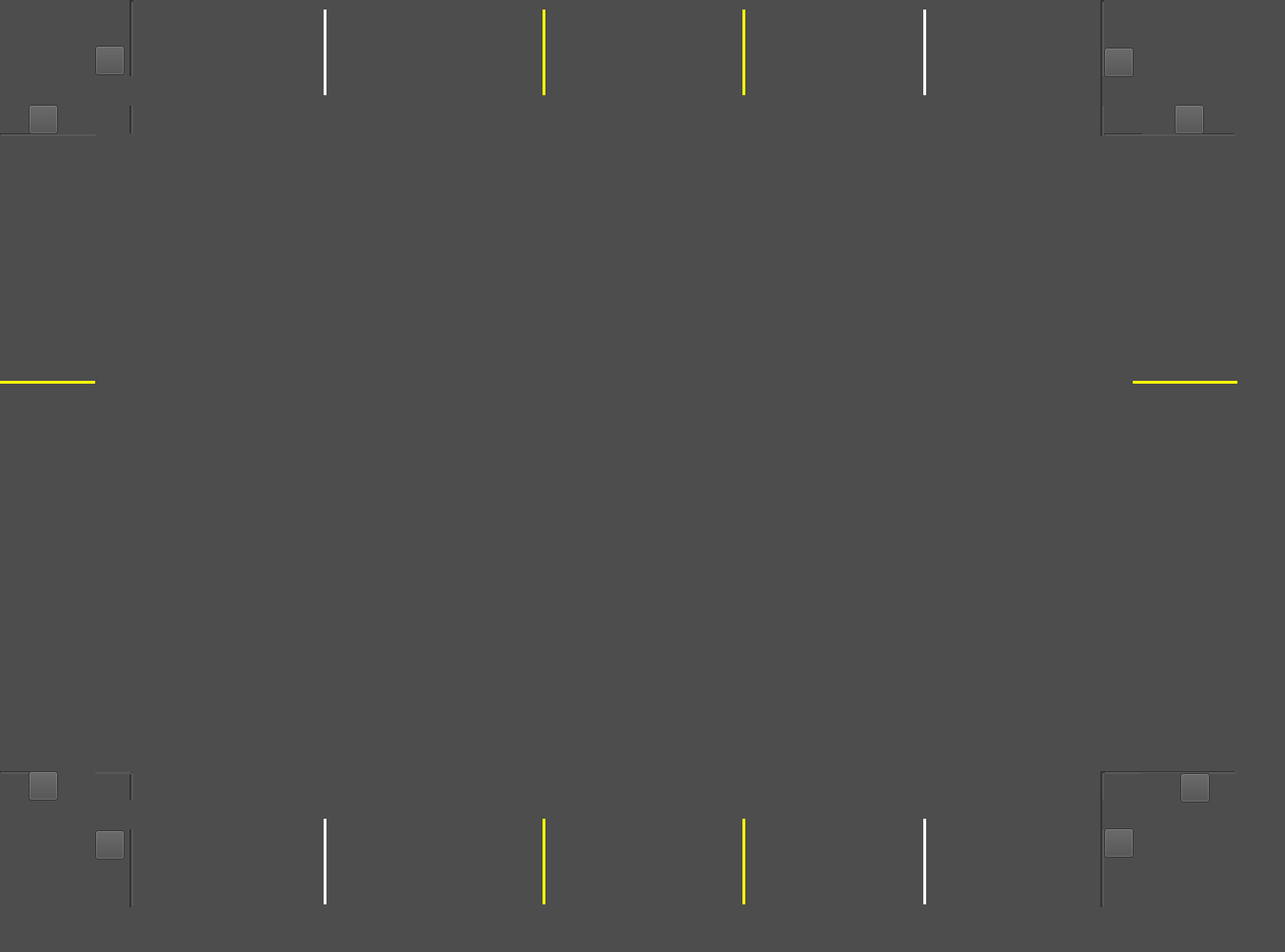
<?xml version="1.0" encoding="UTF-8"?>
<ui version="4.0">
 <class>MainWindow</class>
 <widget class="QMainWindow" name="MainWindow">
  <property name="geometry">
   <rect>
    <x>0</x>
    <y>0</y>
    <width>1350</width>
    <height>1000</height>
   </rect>
  </property>
  <property name="windowTitle">
   <string>MainWindow</string>
  </property>
  <property name="styleSheet">
   <string notr="true">background-color: rgb(77, 77, 77);</string>
  </property>
  <widget class="QWidget" name="centralwidget">
   <widget class="Line" name="line">
    <property name="geometry">
     <rect>
      <x>130</x>
      <y>0</y>
      <width>16</width>
      <height>143</height>
     </rect>
    </property>
    <property name="acceptDrops">
     <bool>false</bool>
    </property>
    <property name="autoFillBackground">
     <bool>false</bool>
    </property>
    <property name="styleSheet">
     <string notr="true">color: rgb(255, 255, 255);</string>
    </property>
    <property name="lineWidth">
     <number>2</number>
    </property>
    <property name="orientation">
     <enum>Qt::Vertical</enum>
    </property>
   </widget>
   <widget class="Line" name="line_2">
    <property name="geometry">
     <rect>
      <x>130</x>
      <y>810</y>
      <width>16</width>
      <height>143</height>
     </rect>
    </property>
    <property name="styleSheet">
     <string notr="true">color: rgb(255, 255, 255);</string>
    </property>
    <property name="lineWidth">
     <number>2</number>
    </property>
    <property name="orientation">
     <enum>Qt::Vertical</enum>
    </property>
   </widget>
   <widget class="Line" name="line_3">
    <property name="geometry">
     <rect>
      <x>1150</x>
      <y>810</y>
      <width>16</width>
      <height>143</height>
     </rect>
    </property>
    <property name="styleSheet">
     <string notr="true">color: rgb(255, 255, 255);</string>
    </property>
    <property name="lineWidth">
     <number>2</number>
    </property>
    <property name="orientation">
     <enum>Qt::Vertical</enum>
    </property>
   </widget>
   <widget class="Line" name="line_4">
    <property name="geometry">
     <rect>
      <x>1150</x>
      <y>0</y>
      <width>16</width>
      <height>143</height>
     </rect>
    </property>
    <property name="styleSheet">
     <string notr="true">color: rgb(255, 255, 255);</string>
    </property>
    <property name="lineWidth">
     <number>2</number>
    </property>
    <property name="orientation">
     <enum>Qt::Vertical</enum>
    </property>
   </widget>
   <widget class="Line" name="line_5">
    <property name="geometry">
     <rect>
      <x>0</x>
      <y>140</y>
      <width>138</width>
      <height>3</height>
     </rect>
    </property>
    <property name="lineWidth">
     <number>2</number>
    </property>
    <property name="orientation">
     <enum>Qt::Horizontal</enum>
    </property>
   </widget>
   <widget class="Line" name="line_6">
    <property name="geometry">
     <rect>
      <x>0</x>
      <y>810</y>
      <width>138</width>
      <height>3</height>
     </rect>
    </property>
    <property name="lineWidth">
     <number>2</number>
    </property>
    <property name="orientation">
     <enum>Qt::Horizontal</enum>
    </property>
   </widget>
   <widget class="Line" name="line_7">
    <property name="geometry">
     <rect>
      <x>1160</x>
      <y>810</y>
      <width>138</width>
      <height>3</height>
     </rect>
    </property>
    <property name="lineWidth">
     <number>2</number>
    </property>
    <property name="orientation">
     <enum>Qt::Horizontal</enum>
    </property>
   </widget>
   <widget class="Line" name="line_8">
    <property name="geometry">
     <rect>
      <x>1160</x>
      <y>140</y>
      <width>138</width>
      <height>3</height>
     </rect>
    </property>
    <property name="layoutDirection">
     <enum>Qt::LeftToRight</enum>
    </property>
    <property name="lineWidth">
     <number>2</number>
    </property>
    <property name="orientation">
     <enum>Qt::Horizontal</enum>
    </property>
   </widget>
   <widget class="Line" name="line_9">
    <property name="geometry">
     <rect>
      <x>570</x>
      <y>10</y>
      <width>3</width>
      <height>90</height>
     </rect>
    </property>
    <property name="styleSheet">
     <string notr="true">color: rgb(251, 255, 8);
border: 2px solid;
border-color: rgb(251, 255, 8);</string>
    </property>
    <property name="orientation">
     <enum>Qt::Vertical</enum>
    </property>
   </widget>
   <widget class="Line" name="line_10">
    <property name="geometry">
     <rect>
      <x>780</x>
      <y>10</y>
      <width>3</width>
      <height>90</height>
     </rect>
    </property>
    <property name="styleSheet">
     <string notr="true">color: rgb(251, 255, 8);
border: 2px solid;
border-color: rgb(251, 255, 8);</string>
    </property>
    <property name="orientation">
     <enum>Qt::Vertical</enum>
    </property>
   </widget>
   <widget class="Line" name="line_11">
    <property name="geometry">
     <rect>
      <x>340</x>
      <y>10</y>
      <width>3</width>
      <height>90</height>
     </rect>
    </property>
    <property name="styleSheet">
     <string notr="true">border: 2px solid;
border-color: rgb(255, 255, 255);</string>
    </property>
    <property name="orientation">
     <enum>Qt::Vertical</enum>
    </property>
   </widget>
   <widget class="Line" name="line_12">
    <property name="geometry">
     <rect>
      <x>970</x>
      <y>10</y>
      <width>3</width>
      <height>90</height>
     </rect>
    </property>
    <property name="styleSheet">
     <string notr="true">border: 2px solid;
border-color: rgb(255, 255, 255);</string>
    </property>
    <property name="orientation">
     <enum>Qt::Vertical</enum>
    </property>
   </widget>
   <widget class="QLabel" name="SP1A">
    <property name="geometry">
     <rect>
      <x>100</x>
      <y>80</y>
      <width>40</width>
      <height>31</height>
     </rect>
    </property>
    <property name="text">
     <string>&lt;html&gt;&lt;head/&gt;&lt;body&gt;&lt;p&gt;&lt;img src=&quot;:/PeatonalRojo/Peatonales/SR.png&quot;/&gt;&lt;/p&gt;&lt;/body&gt;&lt;/html&gt;</string>
    </property>
   </widget>
   <widget class="QLabel" name="SP1B">
    <property name="geometry">
     <rect>
      <x>1158</x>
      <y>80</y>
      <width>41</width>
      <height>31</height>
     </rect>
    </property>
    <property name="text">
     <string>&lt;html&gt;&lt;head/&gt;&lt;body&gt;&lt;p&gt;&lt;img src=&quot;:/PeatonalRojo/Peatonales/SR.png&quot;/&gt;&lt;/p&gt;&lt;/body&gt;&lt;/html&gt;</string>
    </property>
   </widget>
   <widget class="QLabel" name="PTNorte">
    <property name="geometry">
     <rect>
      <x>142</x>
      <y>100</y>
      <width>1011</width>
      <height>41</height>
     </rect>
    </property>
    <property name="text">
     <string>&lt;html&gt;&lt;head/&gt;&lt;body&gt;&lt;p&gt;&lt;img src=&quot;:/PeatonalRojo/Peatonales/Rojo.png&quot;/&gt;&lt;img src=&quot;:/PRojo2/PTBlanco2.png&quot;/&gt;&lt;/p&gt;&lt;/body&gt;&lt;/html&gt;</string>
    </property>
   </widget>
   <widget class="QLabel" name="Sur1">
    <property name="geometry">
     <rect>
      <x>200</x>
      <y>0</y>
      <width>51</width>
      <height>101</height>
     </rect>
    </property>
    <property name="text">
     <string>&lt;html&gt;&lt;head/&gt;&lt;body&gt;&lt;p&gt;&lt;img src=&quot;:/VehicularRojo/Vehiculares/SurDrcRojo.png&quot;/&gt;&lt;/p&gt;&lt;/body&gt;&lt;/html&gt;</string>
    </property>
   </widget>
   <widget class="QLabel" name="Sur2">
    <property name="geometry">
     <rect>
      <x>450</x>
      <y>0</y>
      <width>31</width>
      <height>101</height>
     </rect>
    </property>
    <property name="text">
     <string>&lt;html&gt;&lt;head/&gt;&lt;body&gt;&lt;p&gt;&lt;img src=&quot;:/VehicularRojo/Vehiculares/SurRojo.png&quot;/&gt;&lt;/p&gt;&lt;/body&gt;&lt;/html&gt;</string>
    </property>
   </widget>
   <widget class="QLabel" name="SP2A">
    <property name="geometry">
     <rect>
      <x>60</x>
      <y>110</y>
      <width>40</width>
      <height>31</height>
     </rect>
    </property>
    <property name="text">
     <string>&lt;html&gt;&lt;head/&gt;&lt;body&gt;&lt;p&gt;&lt;img src=&quot;:/PeatonalRojo/Peatonales/SR.png&quot;/&gt;&lt;/p&gt;&lt;/body&gt;&lt;/html&gt;</string>
    </property>
   </widget>
   <widget class="QLabel" name="SP2B">
    <property name="geometry">
     <rect>
      <x>60</x>
      <y>810</y>
      <width>40</width>
      <height>31</height>
     </rect>
    </property>
    <property name="text">
     <string>&lt;html&gt;&lt;head/&gt;&lt;body&gt;&lt;p&gt;&lt;img src=&quot;:/PeatonalRojo/Peatonales/SR.png&quot;/&gt;&lt;/p&gt;&lt;/body&gt;&lt;/html&gt;</string>
    </property>
   </widget>
   <widget class="QLabel" name="PTOeste">
    <property name="geometry">
     <rect>
      <x>100</x>
      <y>140</y>
      <width>51</width>
      <height>671</height>
     </rect>
    </property>
    <property name="text">
     <string>&lt;html&gt;&lt;head/&gt;&lt;body&gt;&lt;p&gt;&lt;img src=&quot;:/PeatonalRojo/Peatonales/RojoVertical.png&quot;/&gt;&lt;/p&gt;&lt;/body&gt;&lt;/html&gt;</string>
    </property>
   </widget>
   <widget class="QLabel" name="SP3A">
    <property name="geometry">
     <rect>
      <x>100</x>
      <y>840</y>
      <width>40</width>
      <height>31</height>
     </rect>
    </property>
    <property name="text">
     <string>&lt;html&gt;&lt;head/&gt;&lt;body&gt;&lt;p&gt;&lt;img src=&quot;:/PeatonalRojo/Peatonales/SR.png&quot;/&gt;&lt;/p&gt;&lt;/body&gt;&lt;/html&gt;</string>
    </property>
   </widget>
   <widget class="QLabel" name="SP3B">
    <property name="geometry">
     <rect>
      <x>1158</x>
      <y>840</y>
      <width>40</width>
      <height>31</height>
     </rect>
    </property>
    <property name="text">
     <string>&lt;html&gt;&lt;head/&gt;&lt;body&gt;&lt;p&gt;&lt;img src=&quot;:/PeatonalRojo/Peatonales/SR.png&quot;/&gt;&lt;/p&gt;&lt;/body&gt;&lt;/html&gt;</string>
    </property>
   </widget>
   <widget class="QLabel" name="PTSur">
    <property name="geometry">
     <rect>
      <x>140</x>
      <y>810</y>
      <width>1011</width>
      <height>41</height>
     </rect>
    </property>
    <property name="text">
     <string>&lt;html&gt;&lt;head/&gt;&lt;body&gt;&lt;p&gt;&lt;img src=&quot;:/PeatonalRojo/Peatonales/Rojo.png&quot;/&gt;&lt;/p&gt;&lt;/body&gt;&lt;/html&gt;</string>
    </property>
   </widget>
   <widget class="QLabel" name="PTEste">
    <property name="geometry">
     <rect>
      <x>1152</x>
      <y>150</y>
      <width>51</width>
      <height>651</height>
     </rect>
    </property>
    <property name="text">
     <string>&lt;html&gt;&lt;head/&gt;&lt;body&gt;&lt;p&gt;&lt;img src=&quot;:/PeatonalRojo/Peatonales/RojoVertical.png&quot;/&gt;&lt;/p&gt;&lt;/body&gt;&lt;/html&gt;</string>
    </property>
   </widget>
   <widget class="QLabel" name="SP4A">
    <property name="geometry">
     <rect>
      <x>1200</x>
      <y>110</y>
      <width>41</width>
      <height>31</height>
     </rect>
    </property>
    <property name="text">
     <string>&lt;html&gt;&lt;head/&gt;&lt;body&gt;&lt;p&gt;&lt;img src=&quot;:/PeatonalRojo/Peatonales/SR.png&quot;/&gt;&lt;/p&gt;&lt;/body&gt;&lt;/html&gt;</string>
    </property>
   </widget>
   <widget class="QLabel" name="SP4B">
    <property name="geometry">
     <rect>
      <x>1200</x>
      <y>812</y>
      <width>41</width>
      <height>31</height>
     </rect>
    </property>
    <property name="text">
     <string>&lt;html&gt;&lt;head/&gt;&lt;body&gt;&lt;p&gt;&lt;img src=&quot;:/PeatonalRojo/Peatonales/SR.png&quot;/&gt;&lt;/p&gt;&lt;/body&gt;&lt;/html&gt;</string>
    </property>
   </widget>
   <widget class="QLabel" name="Norte1">
    <property name="geometry">
     <rect>
      <x>880</x>
      <y>0</y>
      <width>31</width>
      <height>101</height>
     </rect>
    </property>
    <property name="text">
     <string>&lt;html&gt;&lt;head/&gt;&lt;body&gt;&lt;p&gt;&lt;img src=&quot;:/VehicularRojo/Vehiculares/NorteRojo.png&quot;/&gt;&lt;/p&gt;&lt;/body&gt;&lt;/html&gt;</string>
    </property>
   </widget>
   <widget class="QLabel" name="Norte2">
    <property name="geometry">
     <rect>
      <x>1060</x>
      <y>0</y>
      <width>31</width>
      <height>101</height>
     </rect>
    </property>
    <property name="text">
     <string>&lt;html&gt;&lt;head/&gt;&lt;body&gt;&lt;p&gt;&lt;img src=&quot;:/VehicularRojo/Vehiculares/NorteRojo.png&quot;/&gt;&lt;/p&gt;&lt;/body&gt;&lt;/html&gt;</string>
    </property>
   </widget>
   <widget class="QLabel" name="IzqSur">
    <property name="geometry">
     <rect>
      <x>670</x>
      <y>0</y>
      <width>31</width>
      <height>101</height>
     </rect>
    </property>
    <property name="text">
     <string>&lt;html&gt;&lt;head/&gt;&lt;body&gt;&lt;p&gt;&lt;img src=&quot;:/VehicularRojo/Vehiculares/IzqSurRojo.png&quot;/&gt;&lt;/p&gt;&lt;/body&gt;&lt;/html&gt;</string>
    </property>
   </widget>
   <widget class="QLabel" name="Oeste1">
    <property name="geometry">
     <rect>
      <x>0</x>
      <y>250</y>
      <width>101</width>
      <height>21</height>
     </rect>
    </property>
    <property name="text">
     <string>&lt;html&gt;&lt;head/&gt;&lt;body&gt;&lt;p&gt;&lt;img src=&quot;:/VehicularRojo/Vehiculares/OesteRojo.png&quot;/&gt;&lt;/p&gt;&lt;/body&gt;&lt;/html&gt;</string>
    </property>
   </widget>
   <widget class="Line" name="line_13">
    <property name="geometry">
     <rect>
      <x>0</x>
      <y>400</y>
      <width>100</width>
      <height>3</height>
     </rect>
    </property>
    <property name="styleSheet">
     <string notr="true">color: rgb(251, 255, 8);
border: 2px solid;
border-color: rgb(251, 255, 8);</string>
    </property>
    <property name="orientation">
     <enum>Qt::Horizontal</enum>
    </property>
   </widget>
   <widget class="QLabel" name="Este1">
    <property name="geometry">
     <rect>
      <x>0</x>
      <y>590</y>
      <width>101</width>
      <height>51</height>
     </rect>
    </property>
    <property name="text">
     <string>&lt;html&gt;&lt;head/&gt;&lt;body&gt;&lt;p&gt;&lt;img src=&quot;:/VehicularRojo/Vehiculares/EsteDrcRojo.png&quot;/&gt;&lt;/p&gt;&lt;/body&gt;&lt;/html&gt;</string>
    </property>
   </widget>
   <widget class="Line" name="line_14">
    <property name="geometry">
     <rect>
      <x>1190</x>
      <y>400</y>
      <width>110</width>
      <height>3</height>
     </rect>
    </property>
    <property name="styleSheet">
     <string notr="true">color: rgb(251, 255, 8);
border: 2px solid;
border-color: rgb(251, 255, 8);</string>
    </property>
    <property name="orientation">
     <enum>Qt::Horizontal</enum>
    </property>
   </widget>
   <widget class="QLabel" name="Oeste2">
    <property name="geometry">
     <rect>
      <x>1190</x>
      <y>230</y>
      <width>101</width>
      <height>41</height>
     </rect>
    </property>
    <property name="text">
     <string>&lt;html&gt;&lt;head/&gt;&lt;body&gt;&lt;p&gt;&lt;img src=&quot;:/VehicularRojo/Vehiculares/OesteDrcRojo.png&quot;/&gt;&lt;/p&gt;&lt;/body&gt;&lt;/html&gt;</string>
    </property>
   </widget>
   <widget class="QLabel" name="Este2">
    <property name="geometry">
     <rect>
      <x>1190</x>
      <y>600</y>
      <width>101</width>
      <height>21</height>
     </rect>
    </property>
    <property name="text">
     <string>&lt;html&gt;&lt;head/&gt;&lt;body&gt;&lt;p&gt;&lt;img src=&quot;:/VehicularRojo/Vehiculares/EsteRojo.png&quot;/&gt;&lt;/p&gt;&lt;/body&gt;&lt;/html&gt;</string>
    </property>
   </widget>
   <widget class="QLabel" name="Sur3">
    <property name="geometry">
     <rect>
      <x>200</x>
      <y>850</y>
      <width>31</width>
      <height>101</height>
     </rect>
    </property>
    <property name="text">
     <string>&lt;html&gt;&lt;head/&gt;&lt;body&gt;&lt;p&gt;&lt;img src=&quot;:/VehicularRojo/Vehiculares/SurRojo.png&quot;/&gt;&lt;/p&gt;&lt;/body&gt;&lt;/html&gt;</string>
    </property>
   </widget>
   <widget class="Line" name="line_15">
    <property name="geometry">
     <rect>
      <x>570</x>
      <y>860</y>
      <width>3</width>
      <height>90</height>
     </rect>
    </property>
    <property name="styleSheet">
     <string notr="true">color: rgb(251, 255, 8);
border: 2px solid;
border-color: rgb(251, 255, 8);</string>
    </property>
    <property name="orientation">
     <enum>Qt::Vertical</enum>
    </property>
   </widget>
   <widget class="QLabel" name="Norte4">
    <property name="geometry">
     <rect>
      <x>1050</x>
      <y>850</y>
      <width>41</width>
      <height>101</height>
     </rect>
    </property>
    <property name="text">
     <string>&lt;html&gt;&lt;head/&gt;&lt;body&gt;&lt;p&gt;&lt;img src=&quot;:/VehicularRojo/Vehiculares/NorteDrcRojo.png&quot;/&gt;&lt;/p&gt;&lt;/body&gt;&lt;/html&gt;</string>
    </property>
   </widget>
   <widget class="QLabel" name="Norte3">
    <property name="geometry">
     <rect>
      <x>880</x>
      <y>850</y>
      <width>31</width>
      <height>101</height>
     </rect>
    </property>
    <property name="text">
     <string>&lt;html&gt;&lt;head/&gt;&lt;body&gt;&lt;p&gt;&lt;img src=&quot;:/VehicularRojo/Vehiculares/NorteRojo.png&quot;/&gt;&lt;/p&gt;&lt;/body&gt;&lt;/html&gt;</string>
    </property>
   </widget>
   <widget class="QLabel" name="IzqNorte">
    <property name="geometry">
     <rect>
      <x>670</x>
      <y>850</y>
      <width>31</width>
      <height>101</height>
     </rect>
    </property>
    <property name="text">
     <string>&lt;html&gt;&lt;head/&gt;&lt;body&gt;&lt;p&gt;&lt;img src=&quot;:/VehicularRojo/Vehiculares/IzqNorteRojo.png&quot;/&gt;&lt;/p&gt;&lt;/body&gt;&lt;/html&gt;</string>
    </property>
   </widget>
   <widget class="Line" name="line_16">
    <property name="geometry">
     <rect>
      <x>970</x>
      <y>860</y>
      <width>3</width>
      <height>90</height>
     </rect>
    </property>
    <property name="styleSheet">
     <string notr="true">border: 2px solid;
border-color: rgb(255, 255, 255);</string>
    </property>
    <property name="orientation">
     <enum>Qt::Vertical</enum>
    </property>
   </widget>
   <widget class="QLabel" name="Sur4">
    <property name="geometry">
     <rect>
      <x>450</x>
      <y>850</y>
      <width>31</width>
      <height>101</height>
     </rect>
    </property>
    <property name="text">
     <string>&lt;html&gt;&lt;head/&gt;&lt;body&gt;&lt;p&gt;&lt;img src=&quot;:/VehicularRojo/Vehiculares/SurRojo.png&quot;/&gt;&lt;/p&gt;&lt;/body&gt;&lt;/html&gt;</string>
    </property>
   </widget>
   <widget class="Line" name="line_17">
    <property name="geometry">
     <rect>
      <x>780</x>
      <y>860</y>
      <width>3</width>
      <height>90</height>
     </rect>
    </property>
    <property name="styleSheet">
     <string notr="true">color: rgb(251, 255, 8);
border: 2px solid;
border-color: rgb(251, 255, 8);</string>
    </property>
    <property name="orientation">
     <enum>Qt::Vertical</enum>
    </property>
   </widget>
   <widget class="Line" name="line_18">
    <property name="geometry">
     <rect>
      <x>340</x>
      <y>860</y>
      <width>3</width>
      <height>90</height>
     </rect>
    </property>
    <property name="styleSheet">
     <string notr="true">border: 2px solid;
border-color: rgb(255, 255, 255);</string>
    </property>
    <property name="orientation">
     <enum>Qt::Vertical</enum>
    </property>
   </widget>
   <widget class="QPushButton" name="btnPeatonal1B">
    <property name="geometry">
     <rect>
      <x>1160</x>
      <y>50</y>
      <width>31</width>
      <height>31</height>
     </rect>
    </property>
    <property name="whatsThis">
     <string>&lt;html&gt;&lt;head/&gt;&lt;body&gt;&lt;p&gt;&lt;img src=&quot;:/BtnPeatonal/BTNPeatonal.png&quot;/&gt;&lt;/p&gt;&lt;/body&gt;&lt;/html&gt;</string>
    </property>
    <property name="styleSheet">
     <string notr="true">border-image: url(:/BotonPeatonal/Peatonales/BTNPeatonal.png);</string>
    </property>
    <property name="text">
     <string/>
    </property>
   </widget>
   <widget class="QPushButton" name="btnPeatonal1A">
    <property name="geometry">
     <rect>
      <x>100</x>
      <y>48</y>
      <width>31</width>
      <height>31</height>
     </rect>
    </property>
    <property name="whatsThis">
     <string>&lt;html&gt;&lt;head/&gt;&lt;body&gt;&lt;p&gt;&lt;img src=&quot;:/BtnPeatonal/BTNPeatonal.png&quot;/&gt;&lt;/p&gt;&lt;/body&gt;&lt;/html&gt;</string>
    </property>
    <property name="styleSheet">
     <string notr="true">border-image: url(:/BotonPeatonal/Peatonales/BTNPeatonal.png);</string>
    </property>
    <property name="text">
     <string/>
    </property>
   </widget>
   <widget class="QPushButton" name="btnPeatonal2A">
    <property name="geometry">
     <rect>
      <x>30</x>
      <y>110</y>
      <width>31</width>
      <height>31</height>
     </rect>
    </property>
    <property name="whatsThis">
     <string>&lt;html&gt;&lt;head/&gt;&lt;body&gt;&lt;p&gt;&lt;img src=&quot;:/BtnPeatonal/BTNPeatonal.png&quot;/&gt;&lt;/p&gt;&lt;/body&gt;&lt;/html&gt;</string>
    </property>
    <property name="styleSheet">
     <string notr="true">border-image: url(:/BotonPeatonal/Peatonales/BTNPeatonal.png);</string>
    </property>
    <property name="text">
     <string/>
    </property>
   </widget>
   <widget class="QPushButton" name="btnPeatonal2B">
    <property name="geometry">
     <rect>
      <x>30</x>
      <y>810</y>
      <width>31</width>
      <height>31</height>
     </rect>
    </property>
    <property name="whatsThis">
     <string>&lt;html&gt;&lt;head/&gt;&lt;body&gt;&lt;p&gt;&lt;img src=&quot;:/BtnPeatonal/BTNPeatonal.png&quot;/&gt;&lt;/p&gt;&lt;/body&gt;&lt;/html&gt;</string>
    </property>
    <property name="styleSheet">
     <string notr="true">border-image: url(:/BotonPeatonal/Peatonales/BTNPeatonal.png);</string>
    </property>
    <property name="text">
     <string/>
    </property>
   </widget>
   <widget class="QPushButton" name="btnPeatonal3A">
    <property name="geometry">
     <rect>
      <x>100</x>
      <y>872</y>
      <width>31</width>
      <height>31</height>
     </rect>
    </property>
    <property name="whatsThis">
     <string>&lt;html&gt;&lt;head/&gt;&lt;body&gt;&lt;p&gt;&lt;img src=&quot;:/BtnPeatonal/BTNPeatonal.png&quot;/&gt;&lt;/p&gt;&lt;/body&gt;&lt;/html&gt;</string>
    </property>
    <property name="styleSheet">
     <string notr="true">border-image: url(:/BotonPeatonal/Peatonales/BTNPeatonal.png);</string>
    </property>
    <property name="text">
     <string/>
    </property>
   </widget>
   <widget class="QPushButton" name="btnPeatonal3B">
    <property name="geometry">
     <rect>
      <x>1160</x>
      <y>870</y>
      <width>31</width>
      <height>31</height>
     </rect>
    </property>
    <property name="whatsThis">
     <string>&lt;html&gt;&lt;head/&gt;&lt;body&gt;&lt;p&gt;&lt;img src=&quot;:/BtnPeatonal/BTNPeatonal.png&quot;/&gt;&lt;/p&gt;&lt;/body&gt;&lt;/html&gt;</string>
    </property>
    <property name="styleSheet">
     <string notr="true">border-image: url(:/BotonPeatonal/Peatonales/BTNPeatonal.png);</string>
    </property>
    <property name="text">
     <string/>
    </property>
   </widget>
   <widget class="QPushButton" name="btnPeatonal4B">
    <property name="geometry">
     <rect>
      <x>1240</x>
      <y>812</y>
      <width>31</width>
      <height>31</height>
     </rect>
    </property>
    <property name="whatsThis">
     <string>&lt;html&gt;&lt;head/&gt;&lt;body&gt;&lt;p&gt;&lt;img src=&quot;:/BtnPeatonal/BTNPeatonal.png&quot;/&gt;&lt;/p&gt;&lt;/body&gt;&lt;/html&gt;</string>
    </property>
    <property name="styleSheet">
     <string notr="true">border-image: url(:/BotonPeatonal/Peatonales/BTNPeatonal.png);</string>
    </property>
    <property name="text">
     <string/>
    </property>
   </widget>
   <widget class="QPushButton" name="btnPeatonal4A">
    <property name="geometry">
     <rect>
      <x>1234</x>
      <y>110</y>
      <width>31</width>
      <height>31</height>
     </rect>
    </property>
    <property name="whatsThis">
     <string>&lt;html&gt;&lt;head/&gt;&lt;body&gt;&lt;p&gt;&lt;img src=&quot;:/BtnPeatonal/BTNPeatonal.png&quot;/&gt;&lt;/p&gt;&lt;/body&gt;&lt;/html&gt;</string>
    </property>
    <property name="styleSheet">
     <string notr="true">border-image: url(:/BotonPeatonal/Peatonales/BTNPeatonal.png);</string>
    </property>
    <property name="text">
     <string/>
    </property>
   </widget>
   <widget class="QLabel" name="SV1A">
    <property name="geometry">
     <rect>
      <x>325</x>
      <y>145</y>
      <width>31</width>
      <height>81</height>
     </rect>
    </property>
    <property name="text">
     <string>&lt;html&gt;&lt;head/&gt;&lt;body&gt;&lt;p&gt;&lt;img src=&quot;:/VehicularRojo/Vehiculares/RojoVN.png&quot;/&gt;&lt;/p&gt;&lt;/body&gt;&lt;/html&gt;</string>
    </property>
   </widget>
   <widget class="QLabel" name="SV2A">
    <property name="geometry">
     <rect>
      <x>140</x>
      <y>590</y>
      <width>81</width>
      <height>31</height>
     </rect>
    </property>
    <property name="text">
     <string>&lt;html&gt;&lt;head/&gt;&lt;body&gt;&lt;p&gt;&lt;img src=&quot;:/VehicularRojo/Vehiculares/RojoHO.png&quot;/&gt;&lt;/p&gt;&lt;/body&gt;&lt;/html&gt;</string>
    </property>
   </widget>
   <widget class="QLabel" name="SV2B">
    <property name="geometry">
     <rect>
      <x>1062</x>
      <y>249</y>
      <width>81</width>
      <height>31</height>
     </rect>
    </property>
    <property name="text">
     <string>&lt;html&gt;&lt;head/&gt;&lt;body&gt;&lt;p&gt;&lt;img src=&quot;:/VehicularRojo/Vehiculares/RojoHE.png&quot;/&gt;&lt;/p&gt;&lt;/body&gt;&lt;/html&gt;</string>
    </property>
   </widget>
   <widget class="QLabel" name="SV1B">
    <property name="geometry">
     <rect>
      <x>960</x>
      <y>730</y>
      <width>31</width>
      <height>81</height>
     </rect>
    </property>
    <property name="text">
     <string>&lt;html&gt;&lt;head/&gt;&lt;body&gt;&lt;p&gt;&lt;img src=&quot;:/VehicularRojo/Vehiculares/RojoVS.png&quot;/&gt;&lt;/p&gt;&lt;/body&gt;&lt;/html&gt;</string>
    </property>
   </widget>
   <widget class="QLabel" name="SV3A">
    <property name="geometry">
     <rect>
      <x>670</x>
      <y>145</y>
      <width>31</width>
      <height>81</height>
     </rect>
    </property>
    <property name="text">
     <string>&lt;html&gt;&lt;head/&gt;&lt;body&gt;&lt;p&gt;&lt;img src=&quot;:/VehicularRojo/Vehiculares/RojoVN.png&quot;/&gt;&lt;/p&gt;&lt;/body&gt;&lt;/html&gt;</string>
    </property>
   </widget>
   <widget class="QLabel" name="SV3B">
    <property name="geometry">
     <rect>
      <x>670</x>
      <y>730</y>
      <width>31</width>
      <height>81</height>
     </rect>
    </property>
    <property name="text">
     <string>&lt;html&gt;&lt;head/&gt;&lt;body&gt;&lt;p&gt;&lt;img src=&quot;:/VehicularRojo/Vehiculares/RojoVS.png&quot;/&gt;&lt;/p&gt;&lt;/body&gt;&lt;/html&gt;</string>
    </property>
   </widget>
  </widget>
  <widget class="QMenuBar" name="menubar">
   <property name="geometry">
    <rect>
     <x>0</x>
     <y>0</y>
     <width>1350</width>
     <height>25</height>
    </rect>
   </property>
  </widget>
  <widget class="QStatusBar" name="statusbar"/>
 </widget>
 <resources/>
 <connections/>
</ui>
